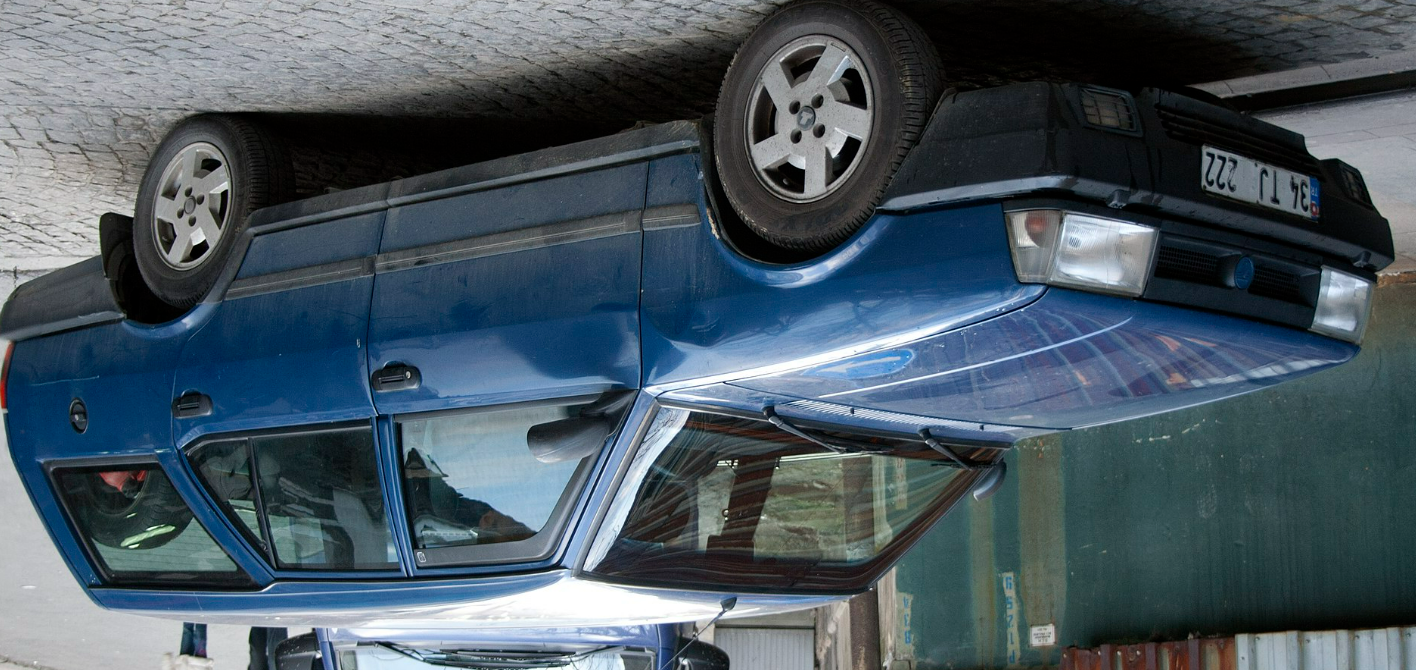
#> input picture kartal.png, 1416 x 670 px
$ python kalman_filter_1d.py
#> lines starting #> are read from the running program, lines starting #| are printed output that depends on the picture
"""
Kalman Filter for 1D-tracking applications
Simulation: Tracking of a Kartal vehicle using Kalman filter.

@VatozZ
09.12.2022

"""

close_plotting_legacy = True # False shows the previous estimates

import numpy as np
import matplotlib.pyplot as plt
import scipy.stats as stats

file = 'kartal.png'
im = plt.imread('kartal.png') # insert local path of the image.
#> im is the input picture: shape (670, 1416, 3) float32; mean R, G, B 0.284, 0.343, 0.381
fig, ax = plt.subplots()

zn = 1 #location of measurement
xn = 1 #initial position (state)
pn = 1 #initial deviation of state (covariance)
rn = 1 #measurement noise

n_simulation = 10

resolution_of_x_axis = 0.5

uncertainity_records = []

for i in range(0, n_simulation):


    Kn = pn / (pn + rn) #Kalman Gain

    xn = xn + Kn * (zn - xn) #state update
    pn = (1-Kn)*pn #covariance update(uncertainity of the state)

    zn = zn + 1 #move target

    uncertainity_records.append(pn)

    mu, sigma = xn, pn
    time_axis = np.linspace(mu - 3 * sigma, mu + 3 * sigma, 100)
    plt.imshow(im, origin='lower', extent=[xn - pn, xn + pn, 0, 1], aspect=1)
    plt.plot(time_axis, stats.norm.pdf(time_axis, mu, sigma), label='t='+str(i))
    #plt.xlim([0, n_simulation])
    x_t = np.arange(0, n_simulation, resolution_of_x_axis)
    plt.title('estimated position:' + str(round(xn, 1))+'  '+ 'uncertainity of the position:' + str(round(pn, 2)))
    plt.xticks(x_t)
    plt.legend()
    plt.pause(1)

    if close_plotting_legacy:
        plt.clf()
#> this loop made 10 passes
#> pass 1, `plt.pause(1)`:
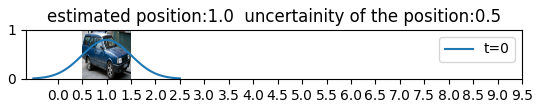
#> figure drawn by matplotlib, 1 panel
#> pass 2, `plt.pause(1)`:
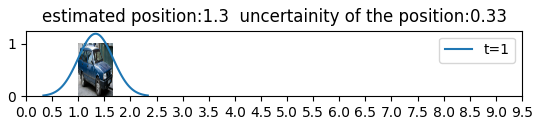
#> figure drawn by matplotlib, 1 panel
#> after the loop, pn = 0.0909; uncertainity_records = [0.5, 0.333, 0.25, 0.2, 0.167, 0.143, 0.125, 0.111, 0.1, 0.0909]; xn = 5.09; zn = 11

plt.close('all')
plt.figure()
plt.title('Uncertainity changes')
plt.plot(uncertainity_records)
plt.show()
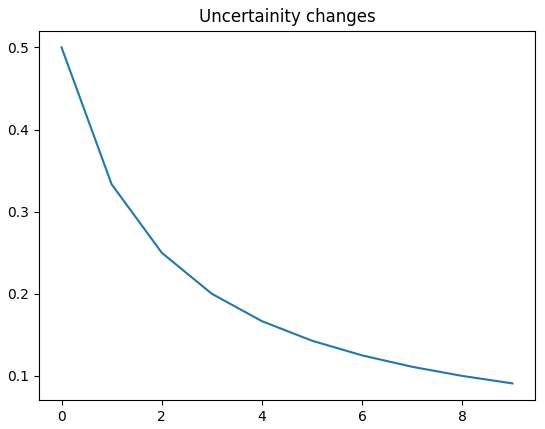
#> figure drawn by matplotlib, 1 panel; curve peaks at x = 0, y = 0.5
